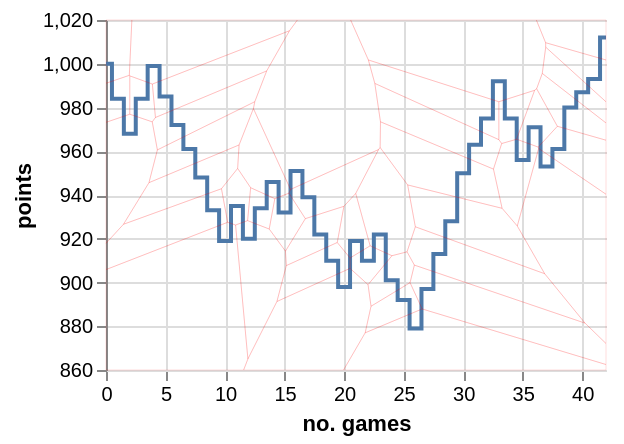

Here is the Vega-Lite specification saved for this chart:
### Vega specification from a JSON file in a GitHub repository (floating-point values rounded to 4 significant figures)
{"$schema": "https://vega.github.io/schema/vega/v6.json", "axes": [{"grid": true, "orient": "bottom", "scale": "xscale", "title": "no. games"}, {"grid": true, "orient": "left", "scale": "yscale", "title": "points"}], "signals": [{"name": "hover", "value": null, "on": [{"events": "@points_voronoi:mouseover", "update": "datum"}, {"events": "@points_voronoi:mouseout", "update": "null"}]}], "data": [{"name": "table", "values": [{"ELO": 1000, "c": 1, "match": 0}, {"ELO": 984, "c": 1, "match": 1}, {"ELO": 968, "c": 1, "match": 2}, {"ELO": 984, "c": 1, "match": 3}, {"ELO": 999, "c": 1, "match": 4}, {"ELO": 985, "c": 1, "match": 5}, {"ELO": 972, "c": 1, "match": 6}, {"ELO": 961, "c": 1, "match": 7}, {"ELO": 948, "c": 1, "match": 8}, {"ELO": 933, "c": 1, "match": 9}, {"ELO": 919, "c": 1, "match": 10}, {"ELO": 935, "c": 1, "match": 11}, {"ELO": 920, "c": 1, "match": 12}, {"ELO": 934, "c": 1, "match": 13}, {"ELO": 946, "c": 1, "match": 14}, {"ELO": 932, "c": 1, "match": 15}, {"ELO": 951, "c": 1, "match": 16}, {"ELO": 939, "c": 1, "match": 17}, {"ELO": 922, "c": 1, "match": 18}, {"ELO": 910, "c": 1, "match": 19}, {"ELO": 898, "c": 1, "match": 20}, {"ELO": 919, "c": 1, "match": 21}, {"ELO": 910, "c": 1, "match": 22}, {"ELO": 922, "c": 1, "match": 23}, {"ELO": 901, "c": 1, "match": 24}, {"ELO": 892, "c": 1, "match": 25}, {"ELO": 879, "c": 1, "match": 26}, {"ELO": 897, "c": 1, "match": 27}, {"ELO": 913, "c": 1, "match": 28}, {"ELO": 928, "c": 1, "match": 29}, {"ELO": 950, "c": 1, "match": 30}, {"ELO": 963, "c": 1, "match": 31}, {"ELO": 975, "c": 1, "match": 32}, {"ELO": 992, "c": 1, "match": 33}, {"ELO": 975, "c": 1, "match": 34}, {"ELO": 956, "c": 1, "match": 35}, {"ELO": 971, "c": 1, "match": 36}, {"ELO": 953, "c": 1, "match": 37}, {"ELO": 961, "c": 1, "match": 38}, {"ELO": 980, "c": 1, "match": 39}, {"ELO": 987, "c": 1, "match": 40}, {"ELO": 993, "c": 1, "match": 41}, {"ELO": 1012, "c": 1, "match": 42}]}, {"name": "highlightedPoint", "source": "table", "transform": [{"type": "filter", "expr": "hover && hover.datum.match === datum.match && hover.datum.ELO === datum.ELO"}]}], "height": 175, "marks": [{"from": {"facet": {"data": "table", "groupby": "c", "name": "series"}}, "marks": [{"encode": {"update": {"stroke": {"field": "c", "scale": "color"}, "strokeWidth": {"value": 2}, "x": {"field": "match", "scale": "xscale"}, "y": {"field": "ELO", "scale": "yscale"}, "fillOpacity": {"value": 1}, "interpolate": {"value": "step"}}}, "from": {"data": "series"}, "type": "line"}, {"name": "points_on_line", "from": {"data": "series"}, "type": "symbol", "encode": {"update": {"fill": {"value": "transparent"}, "size": {"value": 10}, "stroke": {"value": "transparent"}, "strokeWidth": {"value": 0.5}, "x": {"field": "match", "scale": "xscale"}, "y": {"field": "ELO", "scale": "yscale"}}}}, {"name": "points_voronoi", "type": "path", "from": {"data": "points_on_line"}, "encode": {"update": {"fill": {"value": "transparent"}, "strokeWidth": {"value": 0.35}, "stroke": {"value": "red"}, "strokeOpacity": {"value": 0.2}, "isVoronoi": {"value": true}, "tooltip": {"signal": "datum"}}}, "transform": [{"type": "voronoi", "x": "datum.x", "y": "datum.y", "size": [{"signal": "width"}, {"signal": "height"}]}]}, {"from": {"data": "highlightedPoint"}, "type": "symbol", "interactive": false, "encode": {"update": {"x": {"scale": "xscale", "field": "match"}, "y": {"scale": "yscale", "field": "ELO"}, "stroke": {"value": "green"}, "strokeWidth": {"value": 4}, "fill": {"value": "white"}, "size": {"value": 150}, "strokeOpacity": {"value": 0.3}}}}], "type": "group"}], "padding": 5, "scales": [{"domain": {"data": "table", "field": "match"}, "name": "xscale", "range": "width", "type": "linear"}, {"domain": {"data": "table", "field": "ELO"}, "name": "yscale", "nice": true, "range": "height", "type": "linear", "zero": false}, {"domain": {"data": "table", "field": "c"}, "name": "color", "range": "category", "type": "ordinal"}], "width": 250}
